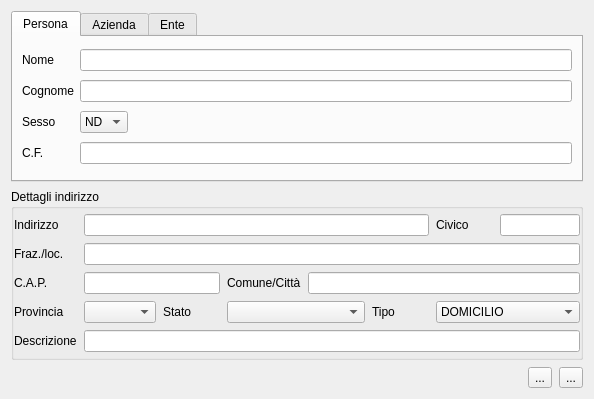
<?xml version="1.0" encoding="UTF-8"?>
<ui version="4.0">
 <class>Dialog</class>
 <widget class="QDialog" name="Dialog">
  <property name="geometry">
   <rect>
    <x>0</x>
    <y>0</y>
    <width>594</width>
    <height>399</height>
   </rect>
  </property>
  <property name="windowTitle">
   <string>Inserimento rapido nuovo soggetto</string>
  </property>
  <layout class="QVBoxLayout" name="verticalLayout">
   <property name="spacing">
    <number>7</number>
   </property>
   <property name="leftMargin">
    <number>11</number>
   </property>
   <property name="rightMargin">
    <number>11</number>
   </property>
   <item>
    <widget class="QTabWidget" name="tabs">
     <property name="currentIndex">
      <number>0</number>
     </property>
     <widget class="QWidget" name="tab">
      <attribute name="title">
       <string>Persona</string>
      </attribute>
      <layout class="QGridLayout" name="gridLayout_2">
       <item row="0" column="0">
        <widget class="QLabel" name="label_9">
         <property name="text">
          <string>Nome</string>
         </property>
        </widget>
       </item>
       <item row="0" column="1" colspan="2">
        <widget class="QLineEdit" name="lineEdit_nome">
         <property name="maxLength">
          <number>50</number>
         </property>
        </widget>
       </item>
       <item row="1" column="0">
        <widget class="QLabel" name="label_10">
         <property name="text">
          <string>Cognome</string>
         </property>
        </widget>
       </item>
       <item row="1" column="1" colspan="2">
        <widget class="QLineEdit" name="lineEdit_cognome">
         <property name="maxLength">
          <number>50</number>
         </property>
        </widget>
       </item>
       <item row="2" column="0">
        <widget class="QLabel" name="label_11">
         <property name="text">
          <string>Sesso</string>
         </property>
        </widget>
       </item>
       <item row="2" column="1">
        <widget class="QComboBox" name="comboBox_sesso">
         <item>
          <property name="text">
           <string>ND</string>
          </property>
         </item>
         <item>
          <property name="text">
           <string>M</string>
          </property>
         </item>
         <item>
          <property name="text">
           <string>F</string>
          </property>
         </item>
        </widget>
       </item>
       <item row="2" column="2">
        <spacer name="horizontalSpacer">
         <property name="orientation">
          <enum>Qt::Horizontal</enum>
         </property>
         <property name="sizeHint" stdset="0">
          <size>
           <width>322</width>
           <height>19</height>
          </size>
         </property>
        </spacer>
       </item>
       <item row="3" column="0">
        <widget class="QLabel" name="label_12">
         <property name="text">
          <string>C.F.</string>
         </property>
        </widget>
       </item>
       <item row="3" column="1" colspan="2">
        <widget class="QLineEdit" name="lineEdit_codicefiscaleP">
         <property name="maxLength">
          <number>16</number>
         </property>
        </widget>
       </item>
      </layout>
     </widget>
     <widget class="QWidget" name="tab_3">
      <attribute name="title">
       <string>Azienda</string>
      </attribute>
      <layout class="QGridLayout" name="gridLayout_3">
       <item row="0" column="0">
        <widget class="QLabel" name="label_13">
         <property name="text">
          <string>Ragione sociale</string>
         </property>
        </widget>
       </item>
       <item row="0" column="1">
        <widget class="QLineEdit" name="lineEdit_ragionesociale">
         <property name="maxLength">
          <number>100</number>
         </property>
        </widget>
       </item>
       <item row="1" column="0">
        <widget class="QLabel" name="label_14">
         <property name="text">
          <string>C.F.</string>
         </property>
        </widget>
       </item>
       <item row="1" column="1">
        <widget class="QLineEdit" name="lineEdit_codicefiscaleA">
         <property name="maxLength">
          <number>16</number>
         </property>
        </widget>
       </item>
       <item row="2" column="0">
        <widget class="QLabel" name="label_15">
         <property name="text">
          <string>P.IVA</string>
         </property>
        </widget>
       </item>
       <item row="2" column="1">
        <widget class="QLineEdit" name="lineEdit_partitaiva">
         <property name="maxLength">
          <number>11</number>
         </property>
        </widget>
       </item>
      </layout>
     </widget>
     <widget class="QWidget" name="tab_2">
      <attribute name="title">
       <string>Ente</string>
      </attribute>
      <layout class="QGridLayout" name="gridLayout_4">
       <item row="0" column="0">
        <widget class="QLabel" name="label_16">
         <property name="text">
          <string>Denominazione</string>
         </property>
        </widget>
       </item>
       <item row="0" column="1">
        <widget class="QLineEdit" name="lineEdit_denominazione">
         <property name="maxLength">
          <number>255</number>
         </property>
        </widget>
       </item>
       <item row="1" column="0">
        <widget class="QLabel" name="label_17">
         <property name="text">
          <string>Denominazione 2</string>
         </property>
        </widget>
       </item>
       <item row="1" column="1">
        <widget class="QLineEdit" name="lineEdit_denominazione2">
         <property name="maxLength">
          <number>255</number>
         </property>
        </widget>
       </item>
       <item row="2" column="0">
        <widget class="QLabel" name="label_18">
         <property name="text">
          <string>Denominazione 3</string>
         </property>
        </widget>
       </item>
       <item row="2" column="1">
        <widget class="QLineEdit" name="lineEdit_denominazione3">
         <property name="maxLength">
          <number>255</number>
         </property>
        </widget>
       </item>
       <item row="3" column="0">
        <widget class="QLabel" name="label_19">
         <property name="text">
          <string>C.F.</string>
         </property>
        </widget>
       </item>
       <item row="3" column="1">
        <widget class="QLineEdit" name="lineEdit_codicefiscaleE">
         <property name="maxLength">
          <number>16</number>
         </property>
        </widget>
       </item>
      </layout>
     </widget>
    </widget>
   </item>
   <item>
    <widget class="QGroupBox" name="groupBox">
     <property name="title">
      <string>Dettagli indirizzo</string>
     </property>
     <layout class="QGridLayout" name="gridLayout">
      <property name="leftMargin">
       <number>0</number>
      </property>
      <property name="topMargin">
       <number>5</number>
      </property>
      <property name="rightMargin">
       <number>0</number>
      </property>
      <property name="bottomMargin">
       <number>5</number>
      </property>
      <property name="spacing">
       <number>7</number>
      </property>
      <item row="3" column="5">
       <widget class="QLabel" name="label_8">
        <property name="text">
         <string>Tipo</string>
        </property>
       </widget>
      </item>
      <item row="2" column="3">
       <widget class="QLabel" name="label_5">
        <property name="text">
         <string>Comune/Città</string>
        </property>
       </widget>
      </item>
      <item row="0" column="6">
       <widget class="QLabel" name="label_2">
        <property name="text">
         <string>Civico</string>
        </property>
       </widget>
      </item>
      <item row="2" column="4" colspan="4">
       <widget class="QLineEdit" name="lineEdit_comune">
        <property name="maxLength">
         <number>100</number>
        </property>
        <property name="column" stdset="0">
         <string>comune</string>
        </property>
       </widget>
      </item>
      <item row="0" column="7">
       <widget class="QLineEdit" name="lineEdit_civico">
        <property name="maximumSize">
         <size>
          <width>80</width>
          <height>16777215</height>
         </size>
        </property>
        <property name="maxLength">
         <number>8</number>
        </property>
        <property name="column" stdset="0">
         <string>civico</string>
        </property>
       </widget>
      </item>
      <item row="4" column="0">
       <widget class="QLabel" name="label_7">
        <property name="text">
         <string>Descrizione</string>
        </property>
       </widget>
      </item>
      <item row="0" column="0">
       <widget class="QLabel" name="label">
        <property name="text">
         <string>Indirizzo</string>
        </property>
       </widget>
      </item>
      <item row="1" column="1" colspan="7">
       <widget class="QLineEdit" name="lineEdit_frazione">
        <property name="maxLength">
         <number>100</number>
        </property>
        <property name="column" stdset="0">
         <string>frazione</string>
        </property>
       </widget>
      </item>
      <item row="3" column="1">
       <widget class="com.axiastudio.pypapi.ui.widgets.PyPaPiComboBox" name="comboBox_provincia">
        <property name="column" stdset="0">
         <string>provincia</string>
        </property>
       </widget>
      </item>
      <item row="3" column="0">
       <widget class="QLabel" name="label_3">
        <property name="text">
         <string>Provincia</string>
        </property>
       </widget>
      </item>
      <item row="2" column="1" colspan="2">
       <widget class="QLineEdit" name="lineEdit_cap">
        <property name="maxLength">
         <number>5</number>
        </property>
        <property name="column" stdset="0">
         <string>cap</string>
        </property>
       </widget>
      </item>
      <item row="3" column="6" colspan="2">
       <widget class="QComboBox" name="comboBox_tipo">
        <property name="column" stdset="0">
         <string>tipo</string>
        </property>
        <item>
         <property name="text">
          <string>DOMICILIO</string>
         </property>
        </item>
        <item>
         <property name="text">
          <string>RESIDENZA</string>
         </property>
        </item>
        <item>
         <property name="text">
          <string>LAVORO</string>
         </property>
        </item>
        <item>
         <property name="text">
          <string>VILLEGGIATURA</string>
         </property>
        </item>
        <item>
         <property name="text">
          <string>ALTRO</string>
         </property>
        </item>
       </widget>
      </item>
      <item row="1" column="0">
       <widget class="QLabel" name="label_20">
        <property name="text">
         <string>Fraz./loc.</string>
        </property>
       </widget>
      </item>
      <item row="2" column="0">
       <widget class="QLabel" name="label_4">
        <property name="text">
         <string>C.A.P.</string>
        </property>
       </widget>
      </item>
      <item row="3" column="3" colspan="2">
       <widget class="com.axiastudio.pypapi.ui.widgets.PyPaPiComboBox" name="comboBox_stato">
        <property name="column" stdset="0">
         <string>stato</string>
        </property>
       </widget>
      </item>
      <item row="0" column="1" colspan="5">
       <widget class="QLineEdit" name="lineEdit_via">
        <property name="maxLength">
         <number>100</number>
        </property>
        <property name="column" stdset="0">
         <string>via</string>
        </property>
       </widget>
      </item>
      <item row="3" column="2">
       <widget class="QLabel" name="label_6">
        <property name="text">
         <string>Stato</string>
        </property>
       </widget>
      </item>
      <item row="4" column="1" colspan="7">
       <widget class="QLineEdit" name="lineEdit_descrizione">
        <property name="maxLength">
         <number>255</number>
        </property>
        <property name="column" stdset="0">
         <string>descrizione</string>
        </property>
       </widget>
      </item>
     </layout>
    </widget>
   </item>
   <item>
    <layout class="QHBoxLayout" name="horizontalLayout">
     <item>
      <spacer name="horizontalSpacer_2">
       <property name="orientation">
        <enum>Qt::Horizontal</enum>
       </property>
       <property name="sizeHint" stdset="0">
        <size>
         <width>428</width>
         <height>20</height>
        </size>
       </property>
      </spacer>
     </item>
     <item>
      <widget class="QToolButton" name="buttonCancel">
       <property name="text">
        <string>...</string>
       </property>
      </widget>
     </item>
     <item>
      <widget class="QToolButton" name="buttonAccept">
       <property name="text">
        <string>...</string>
       </property>
      </widget>
     </item>
    </layout>
   </item>
  </layout>
 </widget>
 <customwidgets>
  <customwidget>
   <class>com.axiastudio.pypapi.ui.widgets.PyPaPiComboBox</class>
   <extends>QComboBox</extends>
   <header>pypapicombobox.h</header>
  </customwidget>
 </customwidgets>
 <tabstops>
  <tabstop>lineEdit_nome</tabstop>
  <tabstop>lineEdit_cognome</tabstop>
  <tabstop>comboBox_sesso</tabstop>
  <tabstop>lineEdit_codicefiscaleP</tabstop>
  <tabstop>lineEdit_ragionesociale</tabstop>
  <tabstop>lineEdit_codicefiscaleA</tabstop>
  <tabstop>lineEdit_partitaiva</tabstop>
  <tabstop>lineEdit_denominazione</tabstop>
  <tabstop>lineEdit_denominazione2</tabstop>
  <tabstop>lineEdit_denominazione3</tabstop>
  <tabstop>lineEdit_codicefiscaleE</tabstop>
  <tabstop>lineEdit_via</tabstop>
  <tabstop>lineEdit_civico</tabstop>
  <tabstop>lineEdit_frazione</tabstop>
  <tabstop>lineEdit_cap</tabstop>
  <tabstop>lineEdit_comune</tabstop>
  <tabstop>comboBox_provincia</tabstop>
  <tabstop>comboBox_stato</tabstop>
  <tabstop>comboBox_tipo</tabstop>
  <tabstop>lineEdit_descrizione</tabstop>
  <tabstop>buttonCancel</tabstop>
  <tabstop>buttonAccept</tabstop>
  <tabstop>tabs</tabstop>
 </tabstops>
 <resources/>
 <connections/>
</ui>
